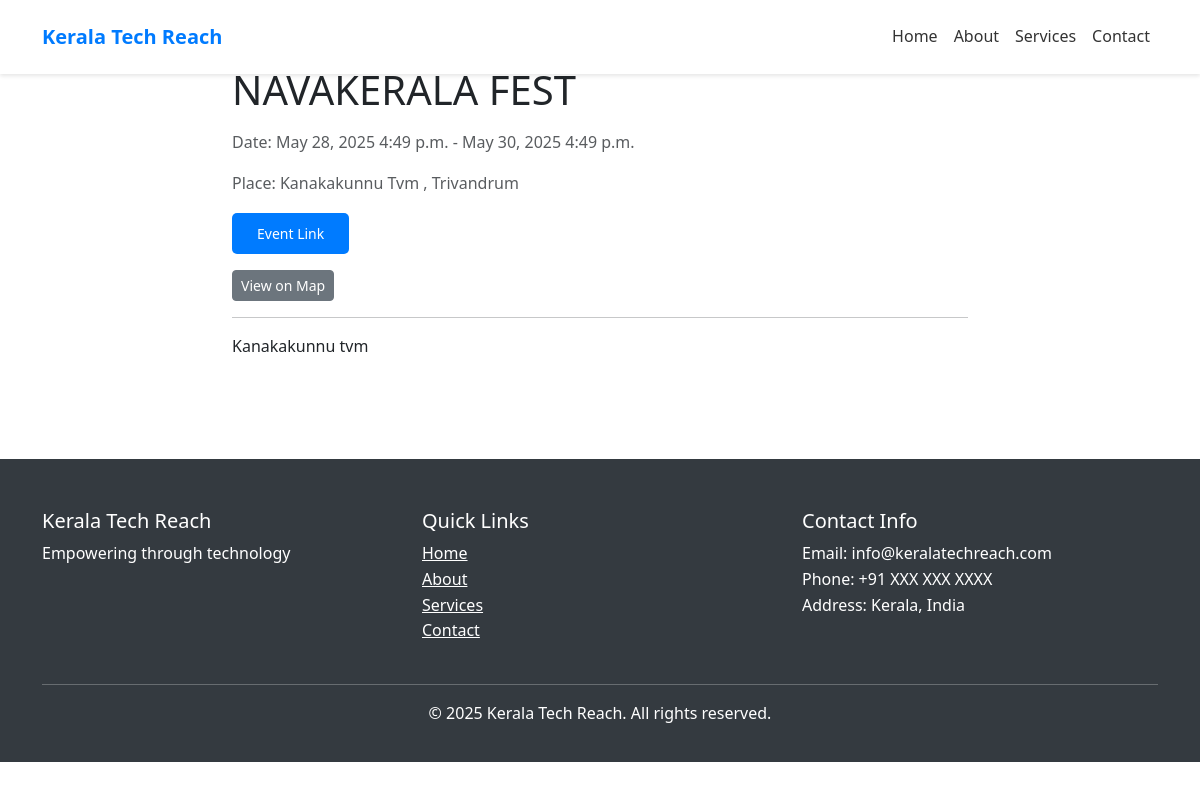
The app's page /events/1/ with its own data.
### admindashboard/models.py (models this page shows, shortened)
class Event(models.Model):
    name = models.CharField(max_length=255)
    event_start = models.DateTimeField()
    event_end = models.DateTimeField(blank=True, null=True)
    place = models.CharField(max_length=255)
    link = models.URLField(blank=True, null=True)
    description = models.TextField(blank=True, null=True)
    map_link = models.URLField(blank=True, null=True)
    district = models.ForeignKey(District, on_delete=models.SET_NULL, null=True, blank=True)
    category = models.ForeignKey(EventCategory, on_delete=models.SET_NULL, null=True, blank=True)
    updated_at = models.DateTimeField(auto_now=True)
    is_published = models.BooleanField(default=False)
    created_by = models.ForeignKey('UserProfile', on_delete=models.CASCADE)

class District(models.Model):
    name = models.CharField(max_length=100)
    is_active = models.BooleanField(default=True)
    created_by = models.ForeignKey('UserProfile', on_delete=models.CASCADE, related_name='created_districts')

### publicpage/views.py (the view)
# urls.py: path('events/<int:pk>/', views.event_detail, name='event_detail'),
def event_detail(request, pk):
    event = get_object_or_404(Event, pk=pk, is_published=True)
    return render(request, 'publicpage/event_detail.html', {'event': event})

### publicpage/templates/publicpage/event_detail.html (shortened to what this page needs)
{% extends 'publicpage/base.html' %}
{% load static %}
{% block content %}
<div class="container mt-4">
    <nav aria-label="breadcrumb">
        <ol class="breadcrumb">
            <li class="breadcrumb-item"><a href="{% url 'publicpage:home' %}">Home</a></li>
            <li class="breadcrumb-item active" aria-current="page">Events</li>
        </ol>
    </nav>
    <div class="row justify-content-center">
        <div class="col-md-8">
            <article>
                <h1 class="mb-3">{{ event.name }}</h1>
                <p class="text-muted">Date: {{ event.event_start|date:"F d, Y P" }} {% if event.event_end %}- {{ event.event_end|date:"F d, Y P" }}{% endif %}</p>
                <p class="text-muted">Place: {{ event.place }} {% if event.district %}, {{ event.district.name }}{% endif %}</p>
                {% if event.link %}
                    <p><a href="{{ event.link }}" target="_blank" class="btn btn-primary btn-sm">Event Link</a></p>
                {% endif %}
                {% if event.map_link %}
                     <p><a href="{{ event.map_link }}" target="_blank" class="btn btn-secondary btn-sm">View on Map</a></p>
                {% endif %}
                <hr>
                <div class="event-description">
                    {{ event.description|safe }}
                </div>
            </article>
        </div>
    </div>
</div>
{% endblock %}

### publicpage/templates/publicpage/base.html (style rules this page uses)
:root { --primary-color: #007bff; --secondary-color: #6c757d; --accent-color: #28a745; }
body { font-family: 'Segoe UI', Tahoma, Geneva, Verdana, sans-serif; line-height: 1.6; }
.btn-primary { background-color: var(--primary-color); border: none; padding: 10px 25px; border-radius: 5px; transition: transform 0.3s ease; }

### records on screen
Event: name "NAVAKERALA FEST", event_start "May 28, 2025 4:49 p.m.", event_end "May 30, 2025 4:49 p.m.", place "Kanakakunnu Tvm", district.name "Trivandrum", description "Kanakakunnu tvm"
